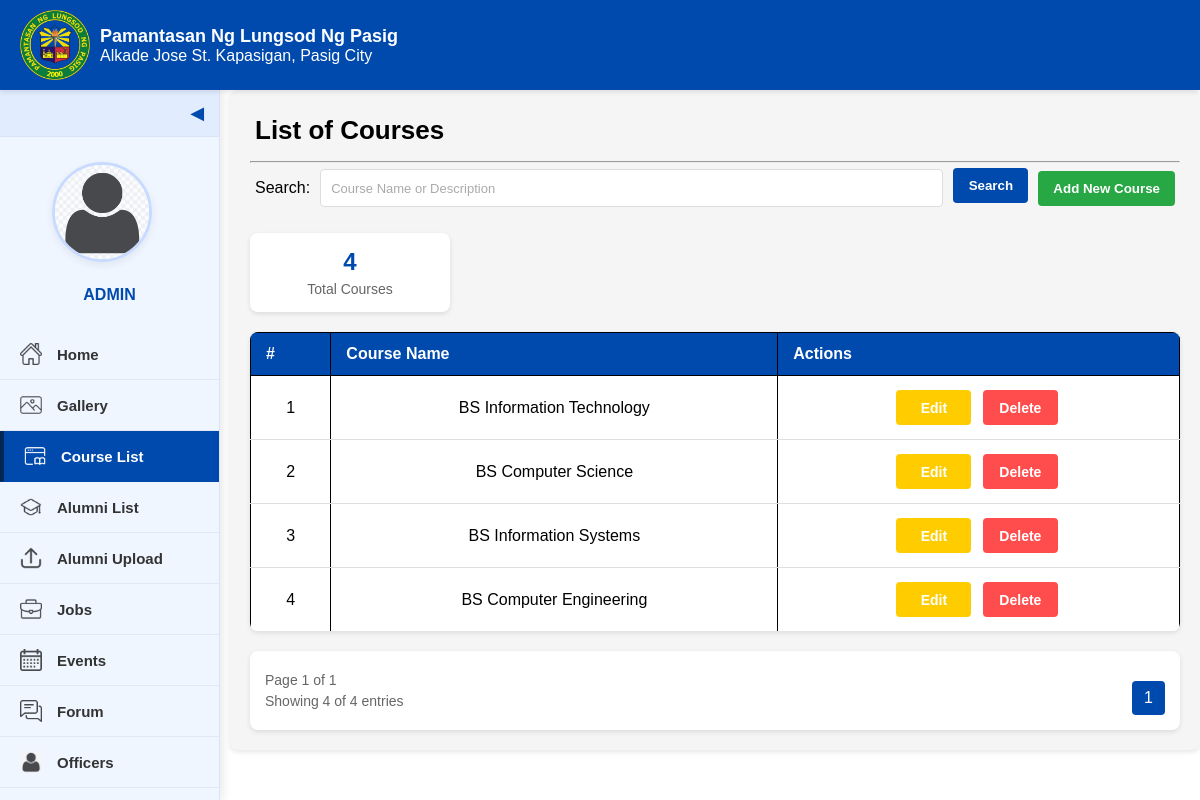
Screenshot of /admin-course-list.php with the database file from the repository.
### tables this page shows
CREATE TABLE `courses` (
  `id` int(30) NOT NULL,
  `course` text NOT NULL,
  `about` text NOT NULL
);

### admin-course-list.php (the view, shortened to what this page needs)
<?php
include 'admin/db_connect.php';
$page = isset($_GET['page']) ? intval($_GET['page']) : 1;
$items_per_page = 10;
$offset = ($page - 1) * $items_per_page;
$search = isset($_GET['search']) ? $_GET['search'] : '';
$where_clause = "";
$params = [];
$count_query = "SELECT COUNT(*) as total FROM courses" . $where_clause;
$stmt_count = $conn->prepare($count_query);
$stmt_count->execute();
$count_result = $stmt_count->get_result();
$count_row = $count_result->fetch_assoc();
$total_records = $count_row['total'];
$total_pages = ceil($total_records / $items_per_page);
$course_query = "SELECT * FROM courses" . $where_clause . " ORDER BY id ASC LIMIT ?, ?";
$stmt = $conn->prepare($course_query);
if (count($params) > 0) {
    $params[] = $offset;
    $params[] = $items_per_page;
    $types = str_repeat('s', count($params) - 2) . 'ii';
    $stmt->bind_param($types, ...$params);
} else {
    $stmt->bind_param("ii", $offset, $items_per_page);
}
$stmt->execute();
$courses_result = $stmt->get_result();
$has_course_code = false;
$has_department = false;
function build_query_params($exclude = []) {
    $params = [];
    return implode('&', $params);
}
?>
<!DOCTYPE html>
<html lang="en">
<head>
  <link rel="stylesheet" href="style.css">
  <link rel="stylesheet" href="admin-course-list.css">
</head>
<body>
    <div class="interface-header">
    <img src="images/logo.png" alt="PLP Logo" class="logo-interface">
        <div class="text">
            <div class="school-name">Pamantasan Ng Lungsod Ng Pasig</div>
            <p class="p-size">Alkade Jose St. Kapasigan, Pasig City</p>
        </div>
    </div>
    <div id="al-content">
        <div class="sidebar" id="sidebar">
        <div class="toggle-btn" onclick="toggleSidebar()">&#x25C0;</div>
            <div class="sidebar-content">
                <div class="profile-section">
                    <a class="profile-pic">
                        <img src="images/avatar.png" alt="Profile Picture"></a>
                    <div class="profile-name">ADMIN</div>
                </div>
                <a href="admin-home.php"><img src="images/home.png" alt="Home"><span>Home</span></a>
                <a href="admin-gallery.php"><img src="images/gallery.png" alt="Gallery"><span>Gallery</span></a>
                <a href="admin-course-list.php" class="active"><img src="images/course-list.png" alt="Course List"><span>Course List</span></a>
                <a href="admin-alumni-list.php"><img src="images/alumni_list.png" alt="Alumni List"><span>Alumni List</span></a>
                <a href="admin-alumni-upload.php"><img src="images/upload.png" alt="Alumni Upload"><span>Alumni Upload</span></a>
                <a href="admin-job.php"><img src="images/jobs.png" alt="Jobs"><span>Jobs</span></a>
                <a href="admin-event.php"><img src="images/calendar.png" alt="Events"><span>Events</span></a>
                <a href="admin-forums.php"><img src="images/forums.png" alt="Forum"><span>Forum</span></a>
                <a href="admin-officers.php"><img src="images/officer.png" alt="Officers"><span>Officers</span></a>
                <a href="admin-system-setting.php"><img src="images/settings.png" alt="System Settings"><span>System Settings</span></a>
            </div>
        </div>
        <div class="al-main-content">
            <header>List of Courses</header> <hr>
            <div class="alist-search">
                <form method="GET" action="admin-course-list.php">
                    <label class="alist-label">Search: </label>
                    <input type="text" id="search" name="search" value="<?php echo htmlspecialchars($search); ?>" placeholder="Course Name or Description">
                    <button type="submit" class="alist-filter">Search</button>
                    <button type="button" class="add-course-btn" onclick="openAddCourseModal()">Add New Course</button>
                </form>
            </div>
            <div class="course-stats">
                <div class="stat-box">
                    <span class="stat-number"><?php echo $total_records; ?></span>
                    <span class="stat-label">Total Courses</span>
                </div>
            </div>
            <div class="table-alist">
                <table id="courseTable">
                    <thead>
                        <tr>
                            <th>#</th>
                            <th>Course Name</th>
                            <th>Actions</th>
                        </tr>
                    </thead>
                    <tbody>
                        <?php
                        if($courses_result->num_rows > 0):
                            $counter = $offset + 1;
                            while($row = $courses_result->fetch_assoc()):
                        ?>
                        <tr>
                            <td><?php echo $counter++; ?></td>
                            <td><?php echo htmlspecialchars($row['course']); ?></td>
                            <td>
                                <button type="button" class="admin-course-list-btn edit"
                                        onclick="editCourse(<?php echo $row['id']; ?>,
                                        '<?php echo isset($row['course_code']) ? addslashes($row['course_code']) : ''; ?>',
                                        '<?php echo addslashes($row['course']); ?>',
                                        '<?php echo isset($row['department']) ? addslashes($row['department']) : ''; ?>')">Edit</button>
                                <button type="button" class="admin-course-list-btn delete"
                                        onclick="confirmDelete(<?php echo $row['id']; ?>,
                                        '<?php echo addslashes($row['course']); ?>')">Delete</button>
                            </td>
                        </tr>
                        <?php
                            endwhile;
                        else:
                        ?>
                        <tr>
                            <td colspan="<?php echo 3 + ($has_course_code ? 1 : 0) + ($has_department ? 1 : 0); ?>" class="no-records">No courses found</td>
                        </tr>
                        <?php endif; ?>
                    </tbody>
                </table>
            </div>
            <div class="list-foot">
                <div class="pagination-info">
                    <span>Page <?php echo $page; ?> of <?php echo max(1, $total_pages); ?></span>
                    <span>Showing <?php echo min($total_records, $items_per_page); ?> of <?php echo $total_records; ?> entries</span>
                </div>
                <div class="pagination">
                    <?php
                    $start_page = max(1, $page - 2);
                    $end_page = min($total_pages, $page + 2);
                    for($i = $start_page; $i <= $end_page; $i++):
                    ?>
                        <a href="?page=<?php echo $i; ?>&<?php echo build_query_params(['page']); ?>"
                           class="page-link <?php echo $i == $page ? 'active' : ''; ?>"><?php echo $i; ?></a>
                    <?php endfor; ?>
                </div>
            </div>
        </div>
    </div>
</body>
</html>

### admin-course-list.css (style rules this page uses)
.al-main-content { padding: 20px; background-color: #f5f5f5; border-radius: 8px; box-shadow: 0 2px 5px rgba(0,0,0,0.1); }
.alist-search { display: flex; margin-bottom: 20px; }
.alist-search form { width: 100%; display: flex; align-items: center; gap: 10px; }
.alist-search input[type="text"] { flex: 1; padding: 10px; border: 1px solid #ddd; border-radius: 4px; font-size: 14px; }
.alist-filter { background-color: #004aad; color: white; border: none; padding: 10px 15px; border-radius: 4px; cursor: pointer; font-weight: bold; }
.add-course-btn { background-color: #28a745; color: white; border: none; padding: 10px 15px; border-radius: 4px; cursor: pointer; font-weight: bold; }
.course-stats { display: flex; margin-bottom: 20px; gap: 15px; }
.stat-box { background-color: #fff; padding: 15px; border-radius: 8px; box-shadow: 0 2px 5px rgba(0,0,0,0.1); text-align: center; flex: 1; max-width: 200px; }
.stat-number { display: block; font-size: 24px; font-weight: bold; color: #004aad; margin-bottom: 5px; }
.stat-label { display: block; font-size: 14px; color: #666; }
.table-alist { overflow-x: auto; margin-bottom: 20px; background-color: #fff; border-radius: 8px; box-shadow: 0 2px 5px rgba(0,0,0,0.1); }
.table-alist table { width: 100%; border-collapse: collapse; }
.table-alist th { background-color: #004aad; color: white; text-align: left; padding: 12px 15px; }
.table-alist td { padding: 12px 15px; border-bottom: 1px solid #ddd; }
.table-alist tr:last-child td { border-bottom: none; }
.list-foot { display: flex; justify-content: space-between; align-items: center; background-color: #fff; padding: 15px; border-radius: 8px; box-shadow: 0 2px 5px rgba(0,0,0,0.1); }
.pagination-info { display: flex; flex-direction: column; gap: 5px; }
.pagination-info span { font-size: 14px; color: #666; }
.pagination { display: flex; gap: 5px; }
.page-link { display: inline-block; padding: 8px 12px; background-color: #f0f0f0; border-radius: 4px; color: #333; text-decoration: none; }
.page-link.active { background-color: #004aad; color: white; }
.admin-course-list-btn { border: none; border-radius: 4px; padding: 8px 12px; cursor: pointer; font-weight: bold; transition: background-color 0.2s; }
.admin-course-list-btn.edit { background-color: #ffc107; color: #212529; }
.admin-course-list-btn.delete { background-color: #dc3545; color: white; }

### rows the page displays
courses: course "BS Information Technology"
courses: course "BS Computer Science"
courses: course "BS Information Systems"
courses: course "BS Computer Engineering"

### other values shown
$total_records "4"
$page "1"
max(1, $total_pages) "1"
min($total_records, $items_per_page) "4"
